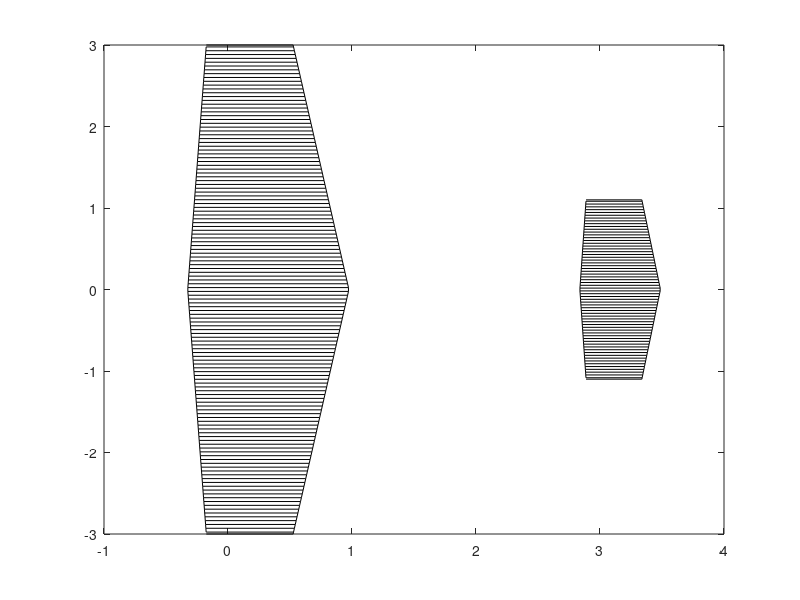

MATLAB code to generate this figure: (Note: this script raises an error after producing the figure.)
clc;
clear;
%% Geometry
b=6;
c_root = 1.3;
c_tip = 0.7;
b_a = 2; %Span aileron, only one side
b_h = 2.2; %Span tail
c_root_h = 0.65;
c_tip_h = 0.45;
l = 3; %Distance wing vs tail
%NACA 0010 for wing and tail, incidence angle wing = 0;
i_ah = -2; % incidence angle tail in degrees;
%NACA 0015 for ailerons, and elevator.
Cm_025 = 0;
CL_0 = 0.24;
CL_alpha = 6.7;
CL_delta = 6.7;
rho = 1.225;
N = 128;
N_ala = N;
N_cua = N/2;
N_alerons = round((N_ala/2)*3/2);
Trigger = 0;
%% Discretization for normal use
x = linspace(0,0,N_ala+1);
y = linspace(-b/2,b/2,N_ala+1);
z = linspace(0,0,N_ala+1);
x_h = linspace(3,3,N_cua+1);
y_h = linspace(-b_h/2,b_h/2,N_cua+1);
z_h = linspace(0.05,0.05,N_cua+1);
x_c = zeros(N_ala,1);
y_c = zeros(N_ala,1);
z_c = zeros(N_ala,1);
x_c_h = zeros(N_cua,1);
y_c_h = zeros(N_cua,1);
z_c_h = zeros(N_cua,1);
c = zeros(N,1);
c_h = zeros(N_cua,1);
m_c_right = (c_tip-c_root)/y(N_ala+1);
n_c_right = c_root;
m_c_left = (c_tip-c_root)/y(1);
n_c_left = c_root;
m_c_h_right = (c_tip_h-c_root_h)/y_h(N_cua+1);
n_c_h_right = c_root_h;
m_c_h_left = (c_tip_h-c_root_h)/y_h(1);
n_c_h_left = c_root_h;
for i = 1:N
    y_c(i) = (y(i)+y(i+1))/2;
    x_c(i) = (x(i)+x(i+1))/2;
    z_c(i) = (z(i)+z(i+1))/2;
    if i<(N+1)/2
    c(i) = m_c_left*y_c(i)+n_c_left;
    else
    c(i) = m_c_right*y_c(i)+n_c_right;
    end
end
for i = 1:N_cua
    y_c_h(i) = (y_h(i)+y_h(i+1))/2;
    x_c_h(i) = (x_h(i)+x_h(i+1))/2;
    z_c_h(i) = (z_h(i)+z_h(i+1))/2;
    if i<(N_cua+1)/2
    c_h(i) = m_c_h_left*y_c_h(i)+n_c_h_left;
    else
    c_h(i) = m_c_h_right*y_c_h(i)+n_c_h_right;
    end
end
S_wing = (b*c_tip+(b*(c_root-c_tip)/2));
S_tail = (b_h*c_tip_h+(b_h*(c_root_h-c_tip_h)/2));
lambda_ala = c_tip/c_root;
lambda_tail = c_tip_h/c_root_h;
M_chord_ala = (2/3)*c_root*((1+lambda_ala+lambda_ala^2)/(1+lambda_ala));
M_chord_tail = (2/3)*c_root_h*((1+lambda_tail+lambda_tail^2)/(1+lambda_tail));

%% Wing and tail
xw_1(1,:) = c*3/4;
xw_2(1,:) = -c*1/4;
for i = 1:N_ala
    yw_b(i) = -b/2 + (i-1)*b/N_ala + (b/N_ala/2);
end
xt_1(1,:) = c_h*3/4;
xt_2(1,:) = -c_h*1/4;
for i = 1:N_cua
    yt_b(i) = -b_h/2 + (i-1)*b_h/N_cua +(b_h/N_cua/2);
end

%Wing
xw = [-c_tip*1/4 c_tip*3/4 xw_1 c_tip*3/4 -c_tip*1/4 ];
yw = [-b/2 -b/2 yw_b b/2 b/2 ];
figure
plot(xw,yw,Color='black')
hold on
plot(xw_2,yw_b,Color='black')
for i=1:N_ala
    plot([c(i)*3/4 -c(i)*1/4],[yw_b(i) yw_b(i)],Color='black')
end
%Tail
xt = [-c_tip_h*1/4 c_tip_h*3/4 xt_1 c_tip_h*3/4 -c_tip_h*1/4]+l;
yt = [-b_h/2 -b_h/2 yt_b b_h/2 b_h/2];
plot(xt,yt,Color='black')
hold on
plot(l+xt_2,yt_b,Color='black')
for i=1:N_cua
    plot(l+[c_h(i)*3/4 -c_h(i)*1/4],[yt_b(i) yt_b(i)],Color='black')
end
xlim([-1 4])

%% TEST

%Cd_v0 = 0.0075;
%Cd_v_Cl = 0.0055;
%AoA_d = 4;
%AoA_d_t = 4-i_ah;
%AoA = AoA_d*(pi/180);
%AoA_t = AoA_d_t*(pi/180);
%Q_inf(1,1) = 1*cos(AoA);
%Q_inf(1,2) = 0;
%Q_inf(1,3) = 1*sin(AoA);
%Q_inf_tail(1,1) = 1*cos(AoA_t);
%Q_inf_tail(1,2) = 0;
%Q_inf_tail(1,3) = 1*sin(AoA_t);
%theta = zeros(N_ala+N_cua,1);

%Wing-Wing
%[V_inf_1_1, V_inf_2_1] = inf_vortex_line(x,y,z,x_c,y_c,z_c,N_ala,N_ala,AoA);
%[V_AB_1] = vortex_line(x,y,z,x_c,y_c,z_c,N_ala,N_ala);
%Wing-Tail
%[V_inf_1_2, V_inf_2_2] = inf_vortex_line(x_h,y_h,z_h,x_c,y_c,z_c,N_ala,N_cua,AoA);
%[V_AB_2] = vortex_line(x_h,y_h,z_h,x_c,y_c,z_c,N_ala,N_cua);
%Tail-Wing
%[V_inf_1_3, V_inf_2_3] = inf_vortex_line(x,y,z,x_c_h,y_c_h,z_c_h,N_cua,N_ala,AoA_t);
%[V_AB_3] = vortex_line(x,y,z,x_c_h,y_c_h,z_c_h,N_cua,N_ala);
%Tail-Tail
%[V_inf_1_4, V_inf_2_4] = inf_vortex_line(x_h,y_h,z_h,x_c_h,y_c_h,z_c_h,N_cua,N_cua,AoA_t);
%[V_AB_4] = vortex_line(x_h,y_h,z_h,x_c_h,y_c_h,z_c_h,N_cua,N_cua);

%[gamma, V_ij] = gamma_horsehoe_2 (c,c_h, V_inf_1_1,V_inf_2_1, V_inf_1_2,V_inf_2_2, V_inf_1_3,V_inf_2_3, V_inf_1_4,V_inf_2_4,V_AB_1,V_AB_2,V_AB_3,V_AB_4,N_ala,N_cua,N_alerons,AoA,AoA_t,Q_inf,CL_0,CL_alpha, CL_delta);

%[L_total,L_tail,Cl_c,L_wing,CL_wing, CL_tail, Cl_c_tail, CD_v_wing, cd_wing, cd_tail, CD_v_tail,CD_i_wing, CD_i_tail, CD_wing,CD_tail, Cd_i_wing,Cd_i_tail, Cd_v_wing,Cd_v_tail, alpha_i_wing,alpha_i_tail,Cm_0_ala,Cm_0_tail,Effi_ala,Effi_tail,Cm_roll_ala,Cm_roll_cua,M_roll_ala,M_roll_cua,N_pitch_cua,Cn_pitch_cua] = coefficients(rho,y,y_h,x_c,y_c,z_c,x_c_h,y_c_h,z_c_h,c,c_h,Q_inf,AoA, AoA_t,N_ala,N_cua,CL_0,CL_alpha,gamma,b,b_h, S_wing, S_tail,theta,Cd_v0,Cd_v_Cl,M_chord_ala,M_chord_tail, Cm_025);
%for i = 1:N_ala
%gamma_a(i,1) = gamma(i,1);
%end
%for i = N_ala+1:N_ala+N_cua
%gamma_t(i-N_ala,1) = gamma(i,1);
%end
%plot(y_c,gamma_a)
%hold on
%plot(y_c_h,gamma_t)

%% PART 1
theta = linspace(-6,6,10);
    for i=1:length(theta)
        theta_t(i,1) = deg2rad(theta(1,i));
        %Linear twist Calculation only in the wing
        theta_r = 0; %The wing in the middle has no twist.
        m_theta_right = (theta_t(i,1)-theta_r)/y(N);
        n_theta_right = theta_r;
        m_theta_left = (theta_t(i,1)-theta_r)/y(1);
        n_theta_left = theta_r;
        for j = 1:N_ala
            if j<(N+1)/2
                theta_dis(j,1) = m_theta_left*y_c(j,1)+n_theta_left;
            else
                theta_dis(j,1) = m_theta_right*y_c(j,1)+n_theta_right;
            end

        end
        Cd_v0 = 0.0075;
        Cd_v_Cl = 0.0055;
        delta_l = 0;
        delta_r = 0;
        delta_t = 0;
        AoA_d = 4;
        AoA_d_t = 4-i_ah;
        AoA = AoA_d*(pi/180);
        AoA_t = AoA_d_t*(pi/180);
        Q_inf(1,1) = 1*cos(AoA);
        Q_inf(1,2) = 0;
        Q_inf(1,3) = 1*sin(AoA);
        Q_inf_tail(1,1) = 1*cos(AoA_t);
        Q_inf_tail(1,2) = 0;
        Q_inf_tail(1,3) = 1*sin(AoA_t);

        %Wing-Wing
        [V_inf_1_1, V_inf_2_1] = inf_vortex_line(x,y,z,x_c,y_c,z_c,N_ala,N_ala,AoA);
        [V_AB_1] = vortex_line(x,y,z,x_c,y_c,z_c,N_ala,N_ala);
        %Wing-Tail
        [V_inf_1_2, V_inf_2_2] = inf_vortex_line(x_h,y_h,z_h,x_c,y_c,z_c,N_ala,N_cua,AoA);
        [V_AB_2] = vortex_line(x_h,y_h,z_h,x_c,y_c,z_c,N_ala,N_cua);
        %Tail-Wing
        [V_inf_1_3, V_inf_2_3] = inf_vortex_line(x,y,z,x_c_h,y_c_h,z_c_h,N_cua,N_ala,AoA_t);
        [V_AB_3] = vortex_line(x,y,z,x_c_h,y_c_h,z_c_h,N_cua,N_ala);
        %Tail-Tail
        [V_inf_1_4, V_inf_2_4] = inf_vortex_line(x_h,y_h,z_h,x_c_h,y_c_h,z_c_h,N_cua,N_cua,AoA_t);
        [V_AB_4] = vortex_line(x_h,y_h,z_h,x_c_h,y_c_h,z_c_h,N_cua,N_cua);


        [gamma(:,i), V_ij] = gamma_horsehoe_2 (c,c_h, V_inf_1_1,V_inf_2_1, V_inf_1_2,V_inf_2_2, V_inf_1_3,V_inf_2_3, V_inf_1_4,V_inf_2_4,V_AB_1,V_AB_2,V_AB_3,V_AB_4,N_ala,N_cua,N_alerons,AoA,AoA_t,Q_inf,CL_0,CL_alpha, CL_delta,theta_dis,delta_l,delta_r,delta_t);
        
        [L_total(i,1),L_tail(i,1),Cl_c,L_wing(i,1),CL_wing, CL_tail, Cl_c_tail, CD_v_wing, cd_wing, cd_tail, CD_v_tail,CD_i_wing, CD_i_tail, CD_wing,CD_tail, Cd_i_wing,Cd_i_tail, Cd_v_wing,Cd_v_tail, alpha_i_wing,alpha_i_tail,Cm_0_ala,Cm_0_tail,Effi_ala(i,1),Effi_tail(i,1),Cm_roll_ala,Cm_roll_cua,M_roll_ala,M_roll_cua,N_pitch_cua,Cn_pitch_cua] = coefficients(rho,y,y_h,x_c,y_c,z_c,x_c_h,y_c_h,z_c_h,c,c_h,Q_inf,AoA, AoA_t,N_ala,N_cua,CL_0,CL_alpha,gamma,b,b_h, S_wing, S_tail,theta_dis,Cd_v0,Cd_v_Cl,M_chord_ala,M_chord_tail, Cm_025);
        if Effi_ala(i,1)>Trigger
            Trigger = Effi_ala(i,1);
            THETA = theta_dis;
            THETA_T = theta_t(i,1);
            THETA_T_d = rad2deg(THETA_T);
            Cl_c_bo = Cl_c;
            L_total_bo = L_total(i,1);
        end
    end